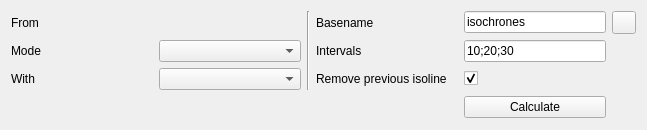
<?xml version="1.0" encoding="UTF-8"?>
<ui version="4.0">
 <class>KadasPluginManagerBase</class>
 <widget class="QWidget" name="PluginBottomBar">
  <property name="geometry">
   <rect>
    <x>0</x>
    <y>0</y>
    <width>647</width>
    <height>130</height>
   </rect>
  </property>
  <property name="styleSheet">
   <string notr="true">QWidget#PluginBottomBar { background-color: orange; }</string>
  </property>
  <layout class="QGridLayout" name="gridLayout">
   <item row="0" column="0">
    <widget class="QLabel" name="labelFrom">
     <property name="text">
      <string>From</string>
     </property>
    </widget>
   </item>
   <item row="0" column="2" rowspan="3">
    <widget class="Line" name="line">
     <property name="orientation">
      <enum>Qt::Vertical</enum>
     </property>
    </widget>
   </item>
   <item row="0" column="3">
    <widget class="QLabel" name="labelBasename">
     <property name="text">
      <string>Basename</string>
     </property>
    </widget>
   </item>
   <item row="0" column="4">
    <widget class="QLineEdit" name="lineEditBasename">
     <property name="sizePolicy">
      <sizepolicy hsizetype="Preferred" vsizetype="Fixed">
       <horstretch>0</horstretch>
       <verstretch>0</verstretch>
      </sizepolicy>
     </property>
     <property name="text">
      <string>isochrones</string>
     </property>
    </widget>
   </item>
   <item row="0" column="5">
    <widget class="QToolButton" name="btnClose">
     <property name="sizePolicy">
      <sizepolicy hsizetype="Maximum" vsizetype="Fixed">
       <horstretch>0</horstretch>
       <verstretch>0</verstretch>
      </sizepolicy>
     </property>
     <property name="text">
      <string/>
     </property>
     <property name="icon">
      <iconset theme="close">
       <normaloff>.</normaloff>.</iconset>
     </property>
    </widget>
   </item>
   <item row="1" column="0">
    <widget class="QLabel" name="labelReachabilityMode">
     <property name="text">
      <string>Mode</string>
     </property>
    </widget>
   </item>
   <item row="1" column="1">
    <widget class="QComboBox" name="comboBoxReachabilityMode"/>
   </item>
   <item row="1" column="3">
    <widget class="QLabel" name="labelIntervals">
     <property name="text">
      <string>Intervals</string>
     </property>
    </widget>
   </item>
   <item row="1" column="4">
    <widget class="QLineEdit" name="lineEditIntervals">
     <property name="sizePolicy">
      <sizepolicy hsizetype="Preferred" vsizetype="Fixed">
       <horstretch>0</horstretch>
       <verstretch>0</verstretch>
      </sizepolicy>
     </property>
     <property name="text">
      <string notr="true">10;20;30</string>
     </property>
    </widget>
   </item>
   <item row="2" column="0">
    <widget class="QLabel" name="labelWith">
     <property name="text">
      <string>With</string>
     </property>
    </widget>
   </item>
   <item row="2" column="1">
    <widget class="QComboBox" name="comboBoxVehicles"/>
   </item>
   <item row="2" column="3">
    <widget class="QLabel" name="labelRemovePrevious">
     <property name="text">
      <string>Remove previous isoline</string>
     </property>
    </widget>
   </item>
   <item row="2" column="4">
    <widget class="QCheckBox" name="checkBoxRemovePrevious">
     <property name="text">
      <string/>
     </property>
     <property name="checked">
      <bool>true</bool>
     </property>
    </widget>
   </item>
   <item row="3" column="4">
    <widget class="QPushButton" name="btnCalculate">
     <property name="sizePolicy">
      <sizepolicy hsizetype="Preferred" vsizetype="Fixed">
       <horstretch>0</horstretch>
       <verstretch>0</verstretch>
      </sizepolicy>
     </property>
     <property name="text">
      <string>Calculate</string>
     </property>
    </widget>
   </item>
  </layout>
 </widget>
 <resources/>
 <connections/>
</ui>
